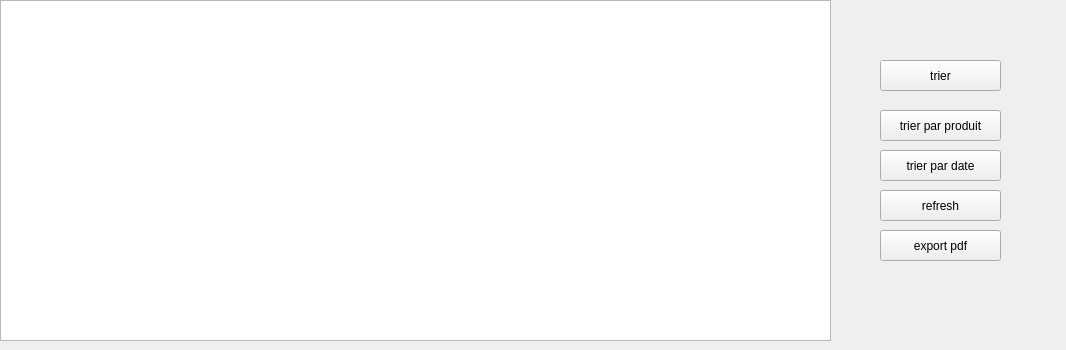
      <widget class="QWidget" name="tab_6">
       <attribute name="title">
        <string>afficher</string>
       </attribute>
       <widget class="QLabel" name="label_29">
        <property name="geometry">
         <rect>
          <x>6</x>
          <y>12</y>
          <width>1051</width>
          <height>321</height>
         </rect>
        </property>
        <property name="text">
         <string/>
        </property>
       </widget>
       <widget class="QTableView" name="tableView_3">
        <property name="geometry">
         <rect>
          <x>0</x>
          <y>0</y>
          <width>831</width>
          <height>341</height>
         </rect>
        </property>
       </widget>
       <widget class="QPushButton" name="trier_2">
        <property name="geometry">
         <rect>
          <x>880</x>
          <y>60</y>
          <width>121</width>
          <height>31</height>
         </rect>
        </property>
        <property name="text">
         <string>trier</string>
        </property>
       </widget>
       <widget class="QPushButton" name="trier_3">
        <property name="geometry">
         <rect>
          <x>880</x>
          <y>110</y>
          <width>121</width>
          <height>31</height>
         </rect>
        </property>
        <property name="text">
         <string>trier par produit</string>
        </property>
       </widget>
       <widget class="QPushButton" name="trier_4">
        <property name="geometry">
         <rect>
          <x>880</x>
          <y>150</y>
          <width>121</width>
          <height>31</height>
         </rect>
        </property>
        <property name="text">
         <string>trier par date</string>
        </property>
       </widget>
       <widget class="QPushButton" name="pushButton">
        <property name="geometry">
         <rect>
          <x>880</x>
          <y>190</y>
          <width>121</width>
          <height>31</height>
         </rect>
        </property>
        <property name="text">
         <string>refresh</string>
        </property>
       </widget>
       <widget class="QPushButton" name="export_3">
        <property name="geometry">
         <rect>
          <x>880</x>
          <y>230</y>
          <width>121</width>
          <height>31</height>
         </rect>
        </property>
        <property name="text">
         <string>export pdf</string>
        </property>
       </widget>
      </widget>
